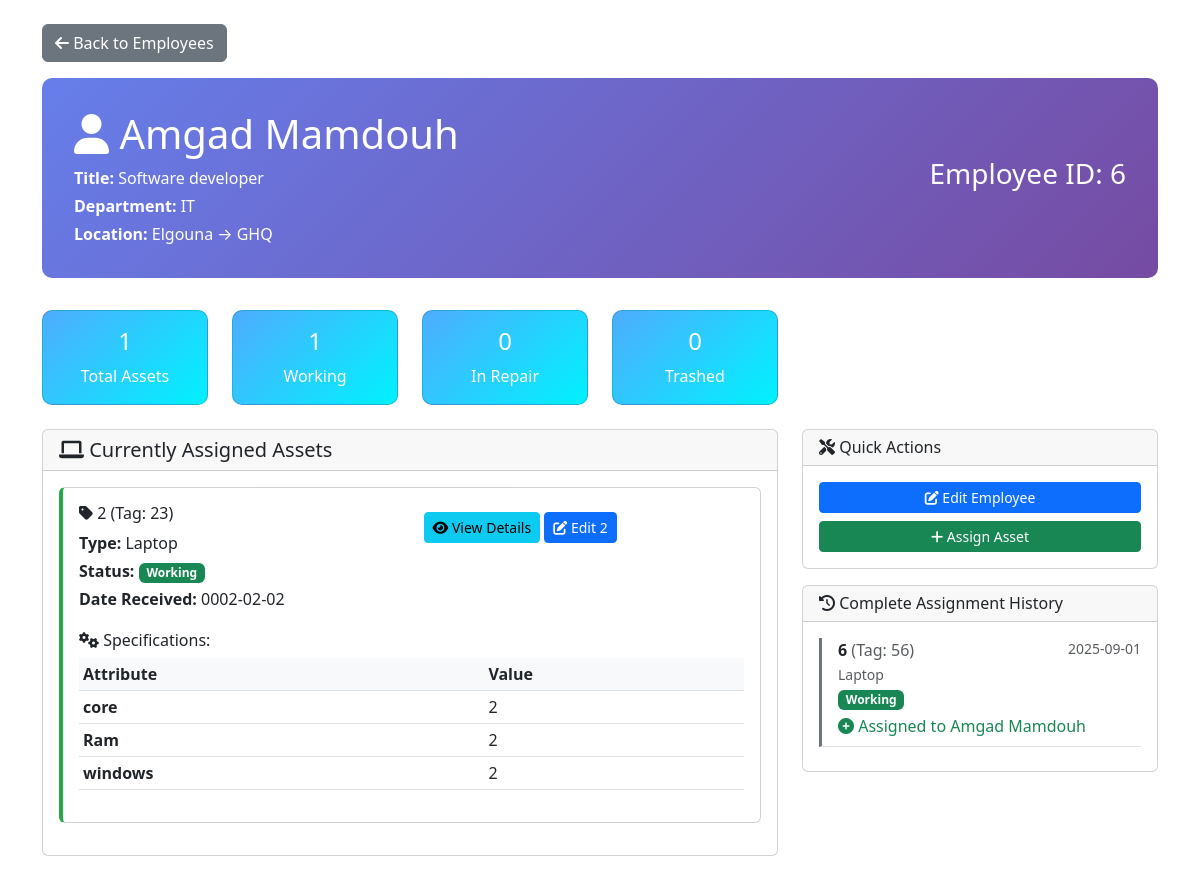
The page /view_employee.php?id=6 on the database its author committed.
### tables this page shows
CREATE TABLE `employees` (
  `EmployeeID` int(11) NOT NULL,
  `Name` varchar(100) NOT NULL,
  `TitleID` int(11) DEFAULT NULL,
  `DepartmentID` int(11) DEFAULT NULL,
  `LocationID` int(11) DEFAULT NULL,
  `created_at` timestamp NOT NULL DEFAULT current_timestamp()
);

CREATE TABLE `titles` (
  `TitleID` int(11) NOT NULL,
  `TitleName` varchar(100) NOT NULL
);

CREATE TABLE `departments` (
  `DepartmentID` int(11) NOT NULL,
  `DepartmentName` varchar(100) NOT NULL
);

CREATE TABLE `assets` (
  `AssetID` int(11) NOT NULL,
  `TypeID` int(11) NOT NULL,
  `SerialNumber` varchar(120) NOT NULL,
  `TagNumber` varchar(100) DEFAULT NULL,
  `Status` enum('Working','In Repair','Trashed') DEFAULT 'Working',
  `AssignedTo` int(11) DEFAULT NULL,
  `created_at` timestamp NOT NULL DEFAULT current_timestamp()
);

CREATE TABLE `assettypes` (
  `TypeID` int(11) NOT NULL,
  `TypeName` varchar(100) NOT NULL,
  `created_at` timestamp NOT NULL DEFAULT current_timestamp()
);

CREATE TABLE `asset_assignments` (
  `AssignmentID` int(11) NOT NULL,
  `AssetID` int(11) NOT NULL,
  `EmployeeID` int(11) NOT NULL,
  `DateReceived` datetime DEFAULT NULL,
  `DateReturned` datetime DEFAULT NULL,
  `created_at` timestamp NOT NULL DEFAULT current_timestamp()
);

CREATE TABLE `assetspecs` (
  `SpecID` int(11) NOT NULL,
  `AssetID` int(11) NOT NULL,
  `AttributeID` int(11) NOT NULL,
  `ValueText` varchar(255) DEFAULT NULL,
  `created_at` timestamp NOT NULL DEFAULT current_timestamp()
);

CREATE TABLE `assetattributes` (
  `AttributeID` int(11) NOT NULL,
  `TypeID` int(11) NOT NULL,
  `Name` varchar(100) NOT NULL,
  `DataType` enum('Text','Number','Date','Boolean') DEFAULT 'Text',
  `is_required` tinyint(1) DEFAULT 0,
  `created_at` timestamp NOT NULL DEFAULT current_timestamp()
);

### view_employee.php (the view, shortened to what the rows shown need)
<?php
include 'db.php';
$employee_id = (int)($_GET['id'] ?? 0);
function getEmployeeDetails($conn, $employee_id) {
$sql = "SELECT e.*, ti.TitleName, d.DepartmentName,
               l1.LocationName, l1.ParentID,
               IFNULL(l2.LocationName, '') as ParentLocationName,
               CASE
                   WHEN l2.LocationName IS NOT NULL THEN CONCAT(l2.LocationName, ' → ', l1.LocationName)
                   ELSE l1.LocationName
               END as LocationDisplayName
        FROM employees e
        LEFT JOIN titles ti ON ti.TitleID = e.TitleID
        LEFT JOIN departments d ON d.DepartmentID = e.DepartmentID
        LEFT JOIN locations l1 ON l1.LocationID = e.LocationID
        LEFT JOIN locations l2 ON l1.ParentID = l2.LocationID
        WHERE e.EmployeeID = ?";
    $stmt = $conn->prepare($sql);
    $stmt->bind_param('i', $employee_id);
    $stmt->execute();
    return $stmt->get_result()->fetch_assoc();
}
function getEmployeeAssets($conn, $employee_id) {
$sql = "SELECT a.*, t.TypeName, a.TagNumber,
               aa.DateReceived AS AssignDate
        FROM assets a
        JOIN assettypes t ON t.TypeID = a.TypeID
        LEFT JOIN asset_assignments aa
          ON aa.AssetID = a.AssetID
         AND aa.EmployeeID = a.AssignedTo
         AND aa.DateReturned IS NULL
        WHERE a.AssignedTo = ?
        ORDER BY a.Status, a.SerialNumber";
    $stmt = $conn->prepare($sql);
    $stmt->bind_param('i', $employee_id);
    $stmt->execute();
    return $stmt->get_result()->fetch_all(MYSQLI_ASSOC);
}
function getAssetSpecifications($conn, $asset_id) {
$sql = "SELECT aa.Name, aa.DataType, aps.ValueText
        FROM assetspecs aps
        JOIN assetattributes aa ON aa.AttributeID = aps.AttributeID
        WHERE aps.AssetID = ?
        ORDER BY aa.Name";
    $stmt = $conn->prepare($sql);
    $stmt->bind_param('i', $asset_id);
    $stmt->execute();
    return $stmt->get_result()->fetch_all(MYSQLI_ASSOC);
}
$employee = getEmployeeDetails($conn, $employee_id);
function getStatusBadgeClass($status) {
    switch ($status) {
        case 'Working': return 'success';
    }
}
$assets = getEmployeeAssets($conn, $employee_id);
?>
<!DOCTYPE html>
<html lang="en">
<head>
    <link rel="stylesheet" href="https://cdn.jsdelivr.net/npm/bootstrap@5.3.0/dist/css/bootstrap.min.css">
    <link href="https://cdnjs.cloudflare.com/ajax/libs/font-awesome/6.0.0/css/all.min.css" rel="stylesheet">
</head>
<body class="container py-4">
    <div class="employee-header">
        <div class="row align-items-center">
            <div class="col-md-8">
                <h1><i class="fas fa-user"></i> <?= htmlspecialchars($employee['Name']) ?></h1>
                <p class="mb-1">
                    <strong>Title:</strong> <?= htmlspecialchars($employee['TitleName'] ?? 'Not Assigned') ?>
                </p>
                <p class="mb-1">
                    <strong>Department:</strong> <?= htmlspecialchars($employee['DepartmentName'] ?? 'Not Assigned') ?>
                </p>
                <p class="mb-0">
                    <strong>Location:</strong> <?= htmlspecialchars($employee['LocationDisplayName'] ?? 'Not Assigned') ?>
                </p>
            </div>
            <div class="col-md-4 text-end">
                <h3>Employee ID: <?= $employee['EmployeeID'] ?></h3>
            </div>
        </div>
    </div>
    <div class="row">
        <div class="col-md-8">
            <div class="card">
                <div class="card-body">
                    <?php if (empty($assets)): ?>
                        <div class="text-center text-muted py-4">
                            <i class="fas fa-inbox fa-3x mb-3"></i>
                            <p>No assets currently assigned to this employee.</p>
                        </div>
                    <?php else: ?>
                        <?php foreach ($assets as $asset): ?>
                            <div class="card asset-card <?= strtolower(str_replace(' ', '-', $asset['Status'])) ?>">
                                <div class="card-body">
                                    <div class="row">
                                        <div class="col-md-6">
                                           <h6 class="card-title">
    <i class="fas fa-tag"></i>
    <?= htmlspecialchars($asset['SerialNumber']) ?>
    <?php if(!empty($asset['TagNumber'])): ?>
        (Tag: <?= htmlspecialchars($asset['TagNumber']) ?>)
    <?php endif; ?>
</h6>
                                            <p class="mb-1">
                                                <strong>Type:</strong> <?= htmlspecialchars($asset['TypeName']) ?>
                                            </p>
                                            <p class="mb-1">
                                                <strong>Status:</strong>
                                                <span class="badge bg-<?= getStatusBadgeClass($asset['Status']) ?>">
                                                    <?= htmlspecialchars($asset['Status']) ?>
                                                </span>
                                            </p>
                                            <p class="mb-1">
                                                <strong>Date Received:</strong>
                                                <?= !empty($asset['AssignDate']) ? date('Y-m-d', strtotime($asset['AssignDate'])) : 'Not set' ?>
                                            </p>
                                        </div>
                                        <div class="col-md-6">
                                            <div class="mt-2">
                                                <a href="view_asset.php?id=<?= $asset['AssetID'] ?>" class="btn btn-sm btn-info">
                                                    <i class="fas fa-eye"></i> View Details
                                                </a>
                                                <a href="edit_asset.php?id=<?= $asset['AssetID'] ?>" class="btn btn-sm btn-primary">
                                                    <i class="fas fa-edit"></i> Edit <?= htmlspecialchars($asset['SerialNumber']) ?>
                                                </a>
                                            </div>
                                        </div>
                                    </div>
                                    <?php
                                    $specs = getAssetSpecifications($conn, $asset['AssetID']);
                                    if (!empty($specs)):
                                    ?>
                                    <div class="mt-3">
                                        <h6><i class="fas fa-cogs"></i> Specifications:</h6>
                                        <div class="table-responsive">
                                            <table class="table table-sm specs-table">
                                                <thead>
                                                    <tr>
                                                        <th>Attribute</th>
                                                        <th>Value</th>
                                                    </tr>
                                                </thead>
                                                <tbody>
                                                    <?php foreach ($specs as $spec): ?>
                                                        <tr>
                                                            <td><strong><?= htmlspecialchars($spec['Name']) ?></strong></td>
                                                            <td><?= htmlspecialchars($spec['ValueText']) ?></td>
                                                        </tr>
                                                    <?php endforeach; ?>
                                                </tbody>
                                            </table>
                                        </div>
                                    </div>
                                    <?php endif; ?>
                                </div>
                            </div>
                        <?php endforeach; ?>
                    <?php endif; ?>
                </div>
            </div>
        </div>
    </div>
</body>
</html>

### rows shown on the page
employees: Name "Amgad Mamdouh", TitleID.TitleName "Software developer", DepartmentID.DepartmentName "IT", EmployeeID "6"
assets: SerialNumber "2", TagNumber "23", TypeID.TypeName "Laptop", Status "Working", asset_assignments.DateReceived "0002-02-02"
assetspecs: AttributeID.Name "core", ValueText "2"
assetspecs: AttributeID.Name "Ram", ValueText "2"
assetspecs: AttributeID.Name "windows", ValueText "2"

### other values the page prints
$employee['LocationDisplayName'] "Elgouna → GHQ"
$stats['total_assets'] "1"
$stats['working_assets'] "1"
$stats['repair_assets'] "0"
$stats['trashed_assets'] "0"
$item['SerialNumber'] "6"
$item['TagNumber'] "56"
$item['TypeName'] "Laptop"
$item['Status'] "Working"
date('Y-m-d', strtotime($item['ActionDate'])) "2025-09-01"
$item['NewValue'] "Amgad Mamdouh"
